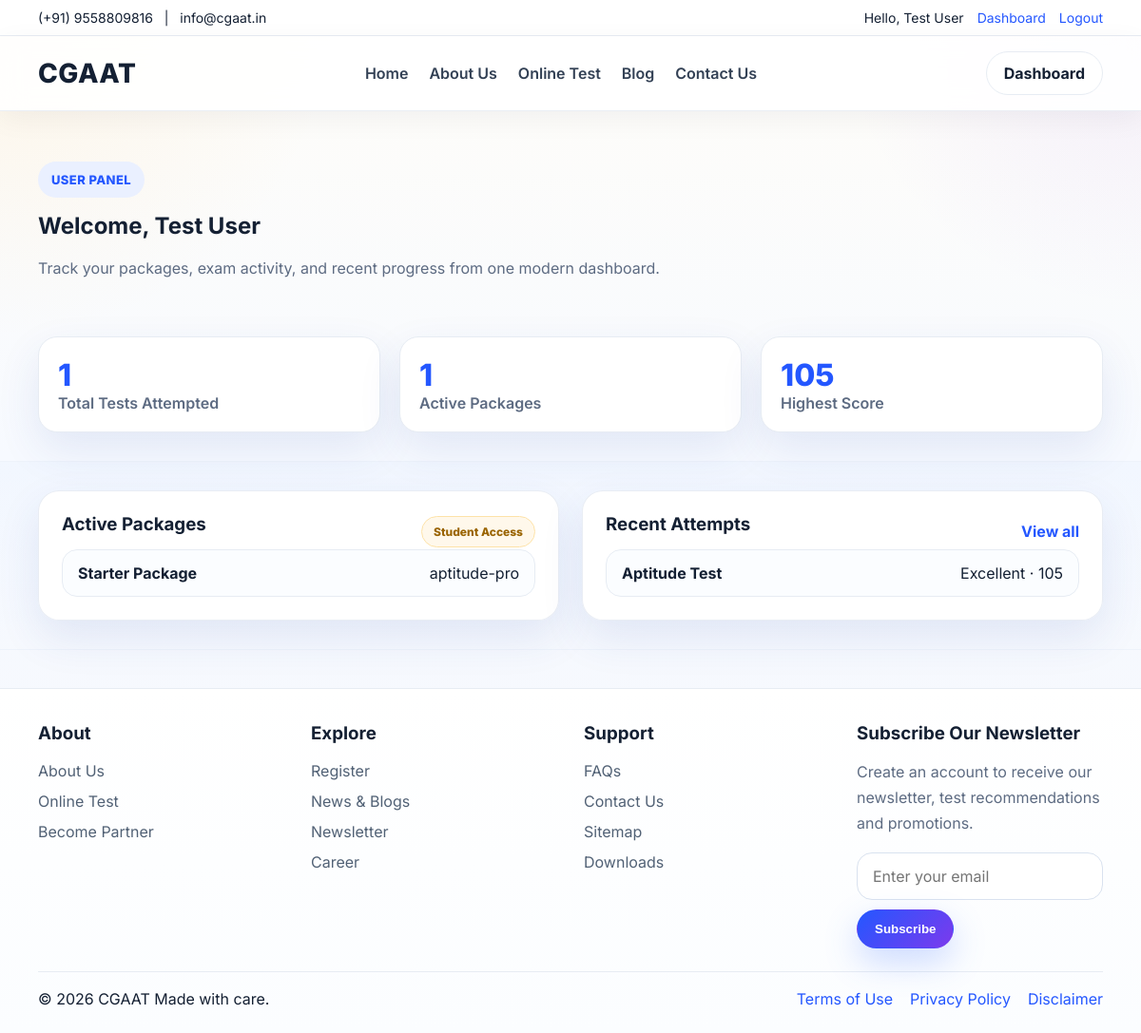
/dashboard (signed in), run on the app's committed database.
### tables this page shows
CREATE TABLE users (
            id INTEGER PRIMARY KEY AUTOINCREMENT,
            name TEXT NOT NULL,
            email TEXT UNIQUE NOT NULL,
            password_hash TEXT NOT NULL,
            role TEXT NOT NULL DEFAULT 'user',
            created_at TEXT NOT NULL
        );

CREATE TABLE subscriptions (
            id INTEGER PRIMARY KEY AUTOINCREMENT,
            user_id INTEGER NOT NULL,
            test_slug TEXT NOT NULL,
            package_name TEXT NOT NULL,
            amount INTEGER NOT NULL,
            status TEXT NOT NULL,
            created_at TEXT NOT NULL,
            FOREIGN KEY(user_id) REFERENCES users(id)
        );

CREATE TABLE test_attempts (
            id INTEGER PRIMARY KEY AUTOINCREMENT,
            user_id INTEGER NOT NULL,
            test_slug TEXT NOT NULL,
            test_name TEXT NOT NULL,
            package_name TEXT NOT NULL,
            answers_json TEXT NOT NULL,
            score INTEGER NOT NULL,
            category TEXT NOT NULL,
            strengths TEXT NOT NULL,
            recommendation TEXT NOT NULL,
            created_at TEXT NOT NULL,
            FOREIGN KEY(user_id) REFERENCES users(id)
        );

### app.py (the view)
@app.route('/dashboard')
@login_required
def dashboard():
    db = get_db()
    user = current_user()
    attempts = db.execute('SELECT * FROM test_attempts WHERE user_id = ? ORDER BY id DESC LIMIT 5', (user['id'],)).fetchall()
    subscriptions = db.execute('SELECT * FROM subscriptions WHERE user_id = ? ORDER BY id DESC', (user['id'],)).fetchall()
    total_tests = db.execute('SELECT COUNT(*) FROM test_attempts WHERE user_id = ?', (user['id'],)).fetchone()[0]
    active_packages = db.execute("SELECT COUNT(*) FROM subscriptions WHERE user_id = ? AND status = 'Active'", (user['id'],)).fetchone()[0]
    highest_score = db.execute('SELECT COALESCE(MAX(score), 0) FROM test_attempts WHERE user_id = ?', (user['id'],)).fetchone()[0]
    return render_template(
        'dashboard.html',
        user=user,
        attempts=attempts,
        subscriptions=subscriptions,
        total_tests=total_tests,
        active_packages=active_packages,
        highest_score=highest_score,
    )

### app.py (called while the page is built)
def get_db():
    if 'db' not in g:
        g.db = sqlite3.connect(DB_PATH)
        g.db.row_factory = sqlite3.Row
    return g.db

def current_user():
    uid = session.get('user_id')
    if not uid:
        return None
    return get_db().execute('SELECT * FROM users WHERE id = ?', (uid,)).fetchone()

def login_required(fn):
    @wraps(fn)
    def wrapper(*args, **kwargs):
        if not session.get('user_id'):
            flash('Please log in to continue.', 'error')
            return redirect(url_for('login'))
        return fn(*args, **kwargs)
    return wrapper

@app.context_processor
def inject_globals():
    return {
        'current_user': current_user(),
        'year': datetime.now().year,
        'all_tests': list(TESTS.values())
    }

### templates/dashboard.html (shortened to what this page needs)
{% extends 'base.html' %}
{% block content %}
<section class="page-hero small">
  <div class="container">
    <p class="eyebrow">User Panel</p>
    <h1>Welcome, {{ user.name }}</h1>
    <p>Track your packages, exam activity, and recent progress from one modern dashboard.</p>
  </div>
</section>
<section class="section">
  <div class="container card-grid three">
    <div class="card stat-card premium-hover"><strong>{{ total_tests }}</strong><span>Total Tests Attempted</span></div>
    <div class="card stat-card premium-hover"><strong>{{ active_packages }}</strong><span>Active Packages</span></div>
    <div class="card stat-card premium-hover"><strong>{{ highest_score }}</strong><span>Highest Score</span></div>
  </div>
</section>
<section class="section section-soft">
  <div class="container two-col split-gap">
    <div class="card premium-hover dashboard-panel">
      <div class="card-top-row">
        <h3>Active Packages</h3>
        <span class="mini-badge">Student Access</span>
      </div>
      <div class="stack-list">
        {% for s in subscriptions %}
        <div class="stack-item"><strong>{{ s.package_name }}</strong><span>{{ s.test_slug }}</span></div>
        {% else %}
        <p>No packages activated yet.</p>
        {% endfor %}
      </div>
    </div>
    <div class="card premium-hover dashboard-panel">
      <div class="card-top-row">
        <h3>Recent Attempts</h3>
        <a class="text-link" href="{{ url_for('results') }}">View all</a>
      </div>
      <div class="stack-list">
        {% for a in attempts %}
        <div class="stack-item"><strong>{{ a.test_name }}</strong><span>{{ a.category }} · {{ a.score }}</span></div>
        {% else %}
        <p>No attempts yet.</p>
        {% endfor %}
      </div>
    </div>
  </div>
</section>
{% endblock %}

### templates/base.html (shortened to what this page needs)
<!doctype html>
<html lang="en">
<head>
  <link rel="stylesheet" href="{{ url_for('static', filename='css/style.css') }}">
</head>
<body>
  <div class="topbar">
    <div class="container topbar-inner">
      <div class="contact-mini">(+91) 9558809816 &nbsp; | &nbsp; info@cgaat.in</div>
      <div class="auth-mini">
        {% if current_user %}
          <span>Hello, {{ current_user['name'] }}</span>
          {% if current_user['role'] == 'admin' %}
            <a href="{{ url_for('admin_dashboard') }}">Admin Panel</a>
          {% else %}
            <a href="{{ url_for('dashboard') }}">Dashboard</a>
          {% endif %}
          <a href="{{ url_for('logout') }}">Logout</a>
        {% else %}
          <a href="{{ url_for('login') }}">Log in</a>
          <a href="{{ url_for('register') }}">Register</a>
        {% endif %}
      </div>
    </div>
  </div>
  <header class="header">
    <div class="container nav-wrap">
      <a href="{{ url_for('home') }}" class="brand">CGAAT</a>
      <nav class="nav">
        <a href="{{ url_for('home') }}">Home</a>
        <a href="{{ url_for('about') }}">About Us</a>
        <a href="{{ url_for('tests') }}">Online Test</a>
        <a href="{{ url_for('blog') }}">Blog</a>
        <a href="{{ url_for('contact') }}">Contact Us</a>
      </nav>
      <div class="nav-actions">
        {% if current_user %}
          {% if current_user['role'] == 'admin' %}
            <a class="btn btn-light" href="{{ url_for('admin_dashboard') }}">Admin Panel</a>
          {% else %}
            <a class="btn btn-light" href="{{ url_for('dashboard') }}">Dashboard</a>
          {% endif %}
        {% else %}
          <a class="btn btn-light" href="{{ url_for('login') }}">Log In</a>
          <a class="btn btn-primary" href="{{ url_for('register') }}">Sign Up</a>
        {% endif %}
      </div>
    </div>
  </header>
  <main>
    {% block content %}{% endblock %}
  </main>
  <footer class="footer">
    <div class="container footer-grid">
      <div>
        <h3>About</h3>
        <a href="{{ url_for('about') }}">About Us</a>
        <a href="{{ url_for('tests') }}">Online Test</a>
        <a href="{{ url_for('home') }}#partner">Become Partner</a>
      </div>
      <div>
        <h3>Explore</h3>
        <a href="{{ url_for('register') }}">Register</a>
        <a href="{{ url_for('blog') }}">News &amp; Blogs</a>
        <a href="{{ url_for('home') }}#newsletter">Newsletter</a>
        <a href="{{ url_for('tests') }}">Career</a>
      </div>
      <div>
        <h3>Support</h3>
        <a href="{{ url_for('faq') }}">FAQs</a>
        <a href="{{ url_for('contact') }}">Contact Us</a>
        <a href="{{ url_for('sitemap') }}">Sitemap</a>
        <a href="{{ url_for('terms') }}">Downloads</a>
      </div>
      <div id="newsletter">
        <h3>Subscribe Our Newsletter</h3>
        <p>Create an account to receive our newsletter, test recommendations and promotions.</p>
        <form class="newsletter-form">
          <input type="email" placeholder="Enter your email">
          <button type="button" class="btn btn-primary">Subscribe</button>
        </form>
      </div>
    </div>
    <div class="container footer-bottom">
      <div>© {{ year }} CGAAT Made with care.</div>
      <div class="footer-links">
        <a href="{{ url_for('terms') }}">Terms of Use</a>
        <a href="{{ url_for('privacy') }}">Privacy Policy</a>
        <a href="{{ url_for('disclaimer') }}">Disclaimer</a>
      </div>
    </div>
  </footer>
</body>
</html>

### data on the page
users: name "Test User"
subscriptions: package_name "Starter Package", test_slug "aptitude-pro"
test_attempts: test_name "Aptitude Test", category "Excellent", score "105"

### other printed values
{{ total_tests }} "1"
{{ active_packages }} "1"
{{ highest_score }} "105"
